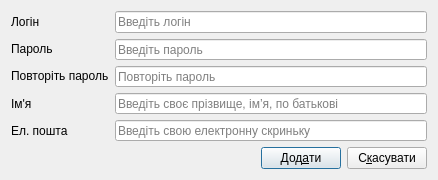
<?xml version="1.0" encoding="UTF-8"?>
<ui version="4.0">
 <class>Register</class>
 <widget class="QDialog" name="Register">
  <property name="geometry">
   <rect>
    <x>0</x>
    <y>0</y>
    <width>438</width>
    <height>180</height>
   </rect>
  </property>
  <property name="minimumSize">
   <size>
    <width>300</width>
    <height>180</height>
   </size>
  </property>
  <property name="maximumSize">
   <size>
    <width>600</width>
    <height>180</height>
   </size>
  </property>
  <property name="windowTitle">
   <string>Реєстрація нового користувача</string>
  </property>
  <layout class="QGridLayout" name="gridLayout">
   <item row="0" column="0">
    <layout class="QVBoxLayout" name="verticalLayout_3">
     <item>
      <layout class="QHBoxLayout" name="horizontalLayout">
       <item>
        <layout class="QVBoxLayout" name="verticalLayout">
         <item>
          <widget class="QLabel" name="label">
           <property name="text">
            <string>Логін</string>
           </property>
           <property name="alignment">
            <set>Qt::AlignJustify|Qt::AlignVCenter</set>
           </property>
          </widget>
         </item>
         <item>
          <widget class="QLabel" name="label_2">
           <property name="text">
            <string>Пароль</string>
           </property>
           <property name="alignment">
            <set>Qt::AlignJustify|Qt::AlignVCenter</set>
           </property>
          </widget>
         </item>
         <item>
          <widget class="QLabel" name="label_5">
           <property name="text">
            <string>Повторіть пароль</string>
           </property>
           <property name="alignment">
            <set>Qt::AlignJustify|Qt::AlignVCenter</set>
           </property>
          </widget>
         </item>
         <item>
          <widget class="QLabel" name="label_3">
           <property name="text">
            <string>Ім'я</string>
           </property>
           <property name="alignment">
            <set>Qt::AlignJustify|Qt::AlignVCenter</set>
           </property>
          </widget>
         </item>
         <item>
          <widget class="QLabel" name="label_4">
           <property name="text">
            <string>Ел. пошта</string>
           </property>
           <property name="alignment">
            <set>Qt::AlignJustify|Qt::AlignVCenter</set>
           </property>
          </widget>
         </item>
        </layout>
       </item>
       <item>
        <layout class="QVBoxLayout" name="verticalLayout_2">
         <item>
          <widget class="QLineEdit" name="crLogin">
           <property name="placeholderText">
            <string>Введіть логін</string>
           </property>
          </widget>
         </item>
         <item>
          <widget class="QLineEdit" name="crPasswd">
           <property name="echoMode">
            <enum>QLineEdit::Password</enum>
           </property>
           <property name="placeholderText">
            <string>Введіть пароль</string>
           </property>
          </widget>
         </item>
         <item>
          <widget class="QLineEdit" name="crPasswd2">
           <property name="echoMode">
            <enum>QLineEdit::Password</enum>
           </property>
           <property name="placeholderText">
            <string>Повторіть пароль</string>
           </property>
          </widget>
         </item>
         <item>
          <widget class="QLineEdit" name="crName">
           <property name="placeholderText">
            <string>Введіть своє прізвище, ім’я, по батькові</string>
           </property>
          </widget>
         </item>
         <item>
          <widget class="QLineEdit" name="crEmail">
           <property name="placeholderText">
            <string>Введіть свою електронну скриньку</string>
           </property>
          </widget>
         </item>
        </layout>
       </item>
      </layout>
     </item>
     <item>
      <layout class="QHBoxLayout" name="horizontalLayout_5">
       <item>
        <spacer name="horizontalSpacer">
         <property name="orientation">
          <enum>Qt::Horizontal</enum>
         </property>
         <property name="sizeHint" stdset="0">
          <size>
           <width>40</width>
           <height>20</height>
          </size>
         </property>
        </spacer>
       </item>
       <item>
        <widget class="QPushButton" name="regButton">
         <property name="text">
          <string>Дод&amp;ати</string>
         </property>
        </widget>
       </item>
       <item>
        <widget class="QPushButton" name="cancelButton">
         <property name="text">
          <string>С&amp;касувати</string>
         </property>
        </widget>
       </item>
      </layout>
     </item>
    </layout>
   </item>
  </layout>
 </widget>
 <resources/>
 <connections>
  <connection>
   <sender>cancelButton</sender>
   <signal>clicked()</signal>
   <receiver>Register</receiver>
   <slot>reject()</slot>
   <hints>
    <hint type="sourcelabel">
     <x>185</x>
     <y>213</y>
    </hint>
    <hint type="destinationlabel">
     <x>200</x>
     <y>241</y>
    </hint>
   </hints>
  </connection>
 </connections>
</ui>
